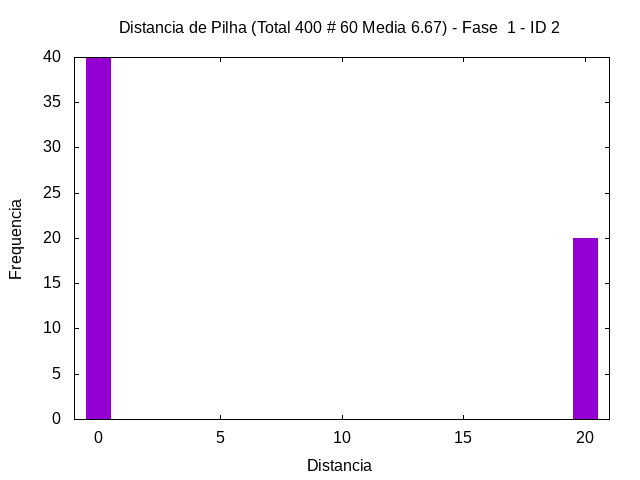

Reproduce this figure in gnuplot.
set term png
set output "../out/mem/somadin/-hist-1-2.png"
set style fill solid 1.0
set title "Distancia de Pilha (Total 400 # 60 Media 6.67) - Fase  1 - ID 2"
set xlabel "Distancia"
set ylabel "Frequencia"
plot [-1:21] "../out/mem/somadin/-hist-1-2.gpdat" u 3:4 w boxes t ""
